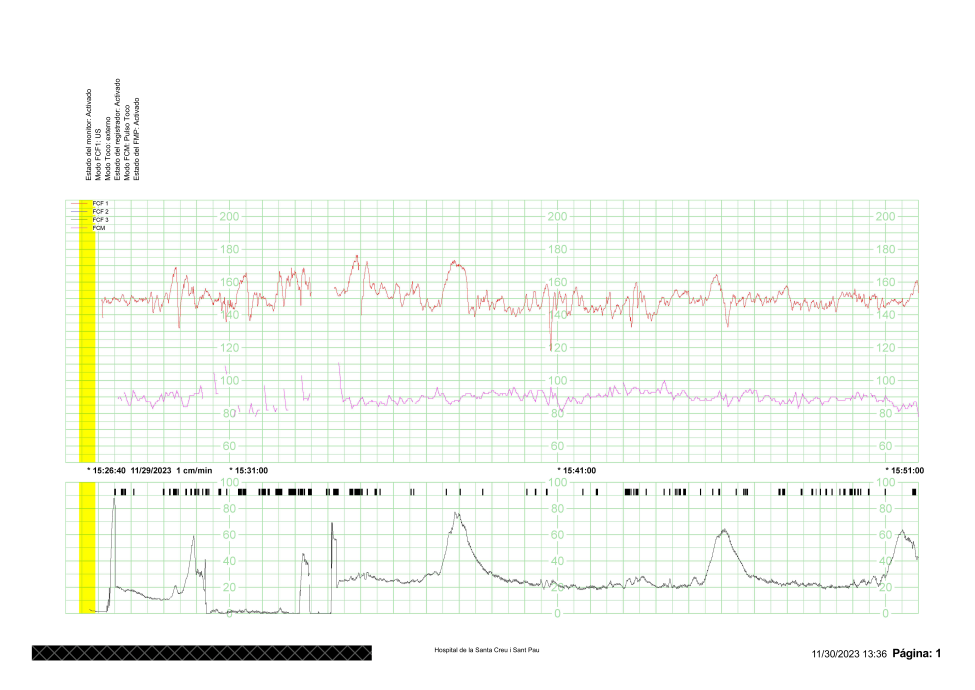
#> input picture RCTG/pngs/a_1.png, 5847 x 4135 px (shown at 1/6 size); its folder holds only this picture in this run
$ python validpng.py
#> lines starting #> are read from the running program, lines starting #| are printed output that depends on the picture
import cv2 as cv
import os
import shutil

for img_fname in os.listdir('pngs'):
    img = cv.imread('pngs/' + img_fname)
#> img is the input picture: shape (4135, 5847, 3); mean B, G, R 244.1, 249.1, 246.7

    img = cv.resize(img, (0, 0), fx=0.1, fy=0.1)
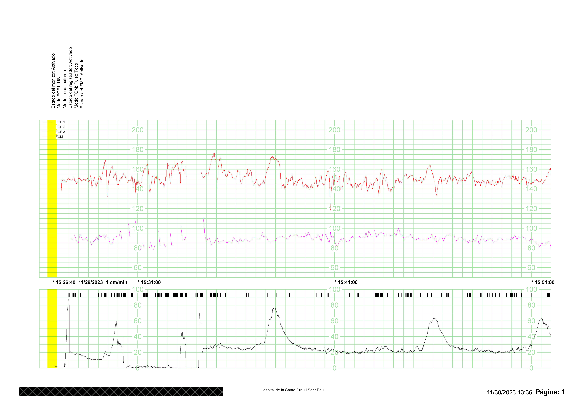
#> img: shape (414, 585, 3); mean B, G, R 244, 249.2, 246.5
    cv.imshow(img_fname, img)

    key = cv.waitKey(0)
#> (key Esc is pressed here)
    if key == ord('y'):
        shutil.copyfile('pngs/' + img_fname, 'RCTG-png/' + img_fname)
        cv.destroyAllWindows()
    elif key == ord('n'):
        cv.destroyAllWindows()
    elif key == 27:
        cv.destroyAllWindows()
        break

$ run again, on RCTG/pngs/a_18.png
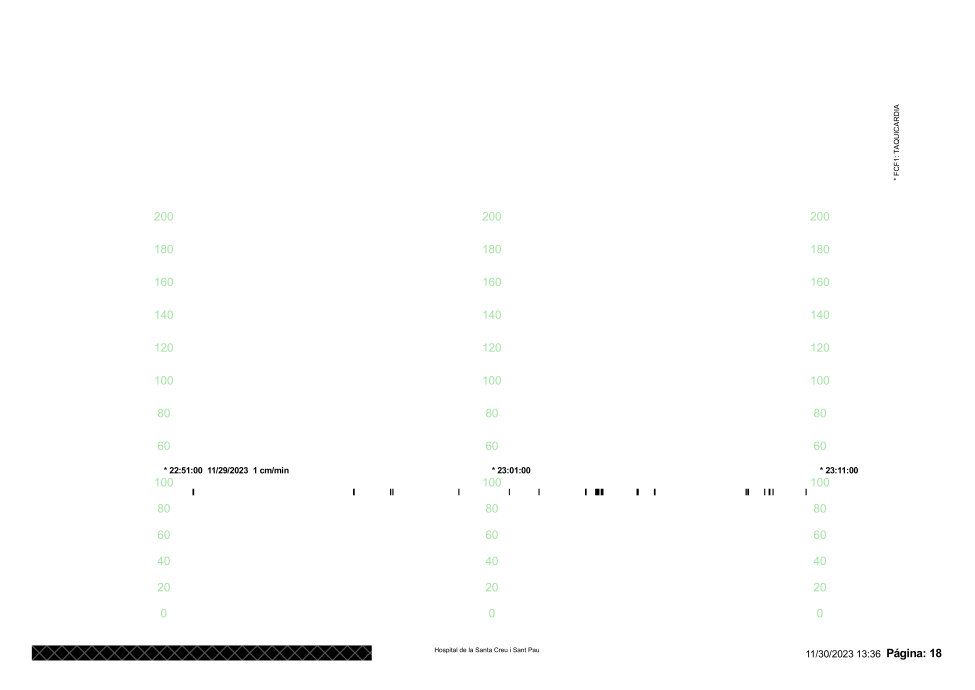
#> input picture RCTG/pngs/a_18.png, 5847 x 4135 px (shown at 1/6 size)
#> img is the input picture: shape (4135, 5847, 3); mean B, G, R 252.5, 252.6, 252.5
#> `img = cv.resize(img, (0, 0), fx=0.1, fy=0.1)`:
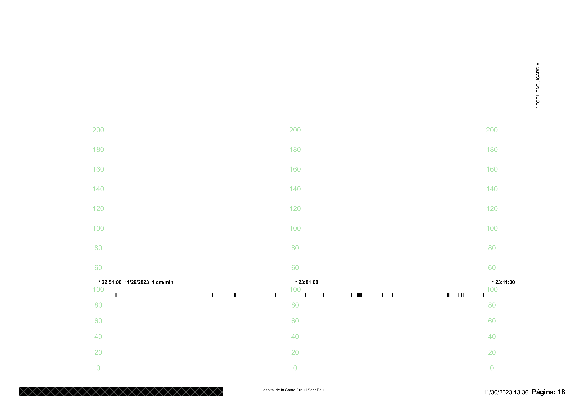
#> img: shape (414, 585, 3); mean B, G, R 252.5, 252.6, 252.5

$ run again, on RCTG/pngs/a_19.png
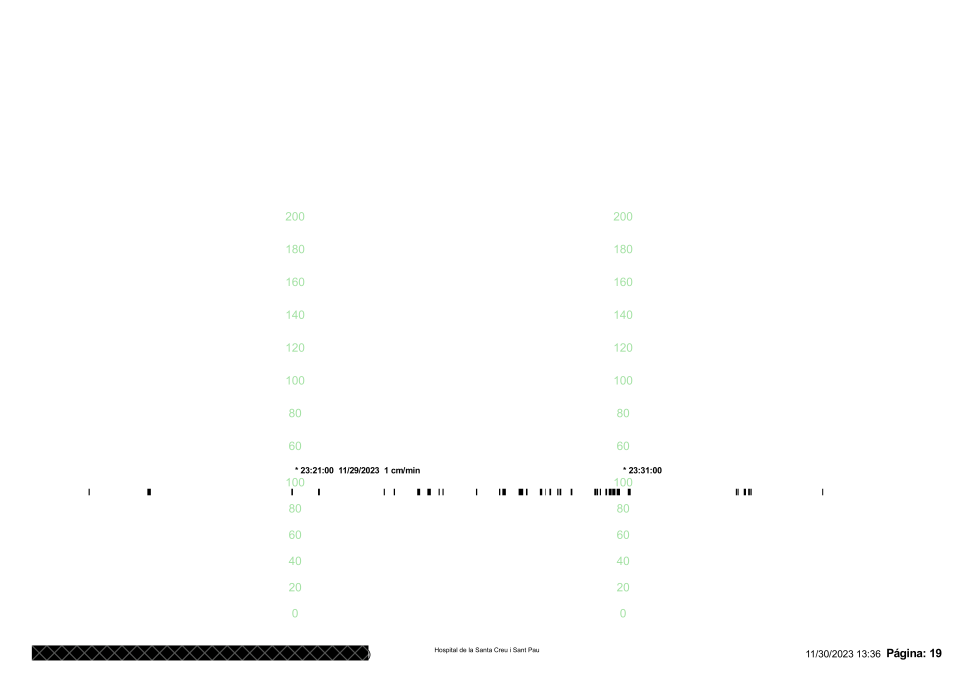
#> input picture RCTG/pngs/a_19.png, 5847 x 4135 px (shown at 1/6 size)
#> img is the input picture: shape (4135, 5847, 3); mean B, G, R 252.5, 252.7, 252.5
#> `img = cv.resize(img, (0, 0), fx=0.1, fy=0.1)`:
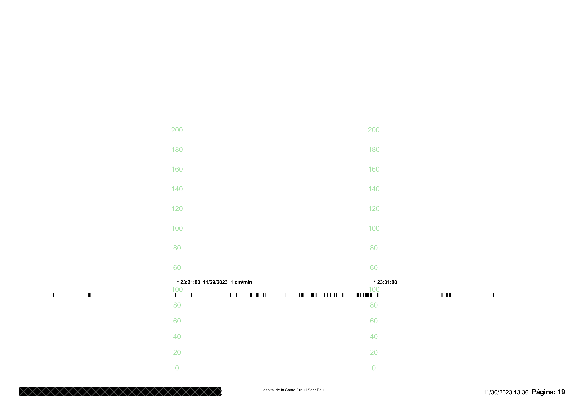
#> img: shape (414, 585, 3); mean B, G, R 252.5, 252.7, 252.5

$ run again, on RCTG/pngs/a_20.png
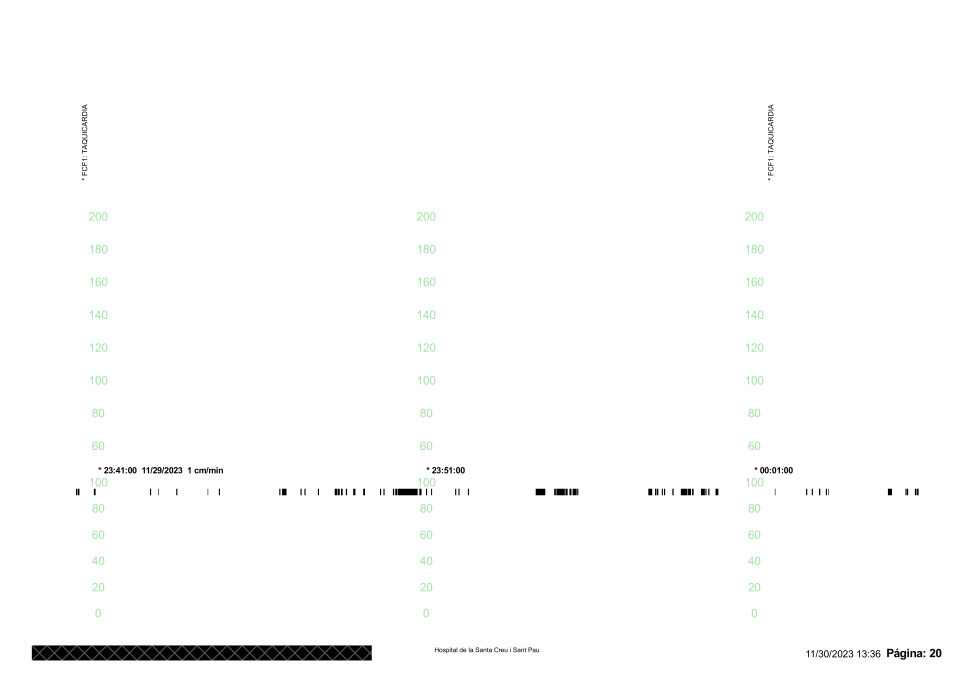
#> input picture RCTG/pngs/a_20.png, 5847 x 4135 px (shown at 1/6 size)
#> img is the input picture: shape (4135, 5847, 3); mean B, G, R 252.1, 252.3, 252.1
#> `img = cv.resize(img, (0, 0), fx=0.1, fy=0.1)`:
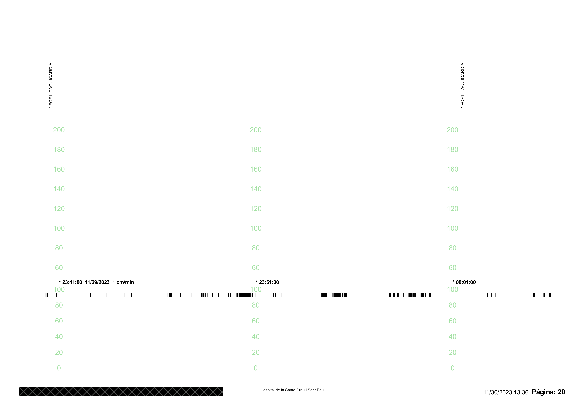
#> img: shape (414, 585, 3); mean B, G, R 252.2, 252.3, 252.2
